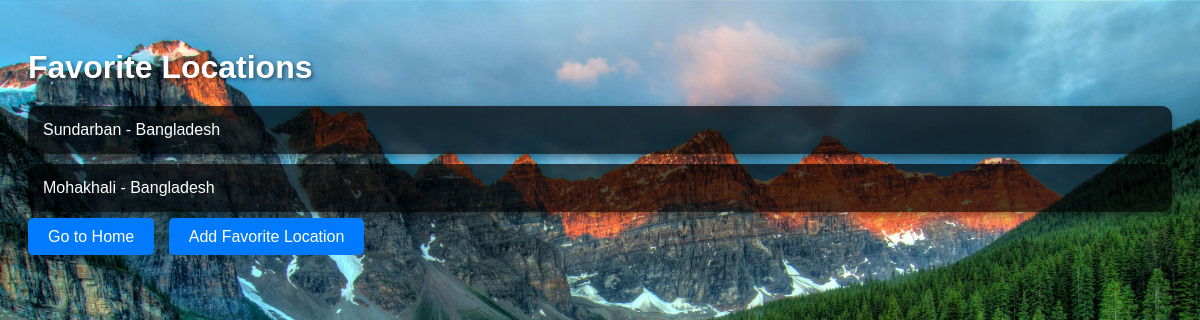
Page /favorite_locations/ (signed in) on the committed database.
### tbp/models.py (models this page shows, shortened)
class FavoriteLocation(models.Model):
    traveler = models.ForeignKey(get_user_model(), on_delete=models.CASCADE)
    destination = models.ForeignKey(Destination, on_delete=models.CASCADE)
    class Meta:
        unique_together = ('traveler', 'destination')

class Destination(models.Model):
    name = models.CharField(max_length=255)
    country = models.CharField(max_length=255)
    description = models.TextField()
    image = models.ImageField(upload_to='destination_images/')

### tbp/views.py (the view)
# urls.py: path('favorite_locations/',views.favorite_locations,name = 'favorite_locations'),
@login_required
def favorite_locations(request):
    favorite_locations = FavoriteLocation.objects.filter(traveler=request.user)
    return render(request, 'favorite_locations.html', {'favorite_locations': favorite_locations})

### tbp/templates/favorite_locations.html (shortened to what this page needs)
<!DOCTYPE html>
<html lang="en">
<head>
</head>
<body>
    <h1>Favorite Locations</h1>
    <ul>
        {% for favorite_location in favorite_locations %}
            <li>{{ favorite_location.destination.name }} - {{ favorite_location.destination.country }}</li>
        {% empty %}
            <li>No favorite locations yet.</li>
        {% endfor %}
    </ul>
    <a href="{% url 'home' %}" class="go-home-button">Go to Home</a>
    <a href="{% url 'add_favorite_location' %}" class="add-favorite-button">Add Favorite Location</a>
</body>
</html>

### tbp/templates/favorite_locations.html (style rules this page uses)
body { background-image: url("/static/images/backgrounds/destination.jpg"); background-size: cover; font-family: Arial, sans-serif; padding: 20px; color: white; }
h1 { margin-bottom: 20px; text-shadow: 2px 2px 4px rgba(0, 0, 0, 0.5); }
ul { list-style-type: none; padding: 0; }
li { margin-bottom: 10px; background-color: rgba(0, 0, 0, 0.7); padding: 15px; border-radius: 10px; box-shadow: 0 4px 8px rgba(0, 0, 0, 0.4); }
.add-favorite-button, .go-home-button { padding: 10px 20px; background-color: #007bff; color: #fff; border: none; border-radius: 5px; text-decoration: none; transition: background-color 0.3s; font-size: 16px; margin-right: 10px; }

### rows in the picture
FavoriteLocation: destination.name "Sundarban", destination.country "Bangladesh"
FavoriteLocation: destination.name "Mohakhali", destination.country "Bangladesh"
